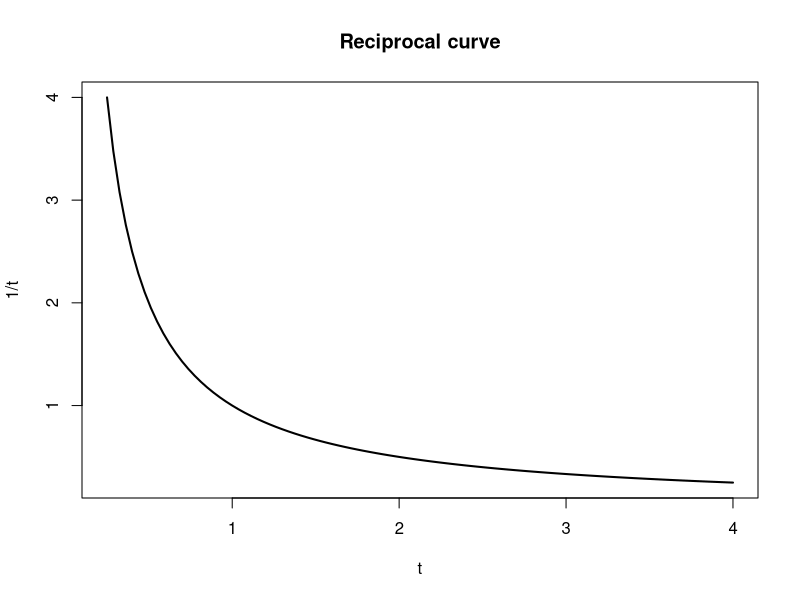

This chart was generated by the following R code:
f <- function(t) 1/t
for (x in c(0.5, 1, 2, 4)) {
  numerical <- integrate(f, lower=1, upper=x)$value
  cat('x =', x, 'area =', round(numerical, 7),
      'log(x) =', round(log(x), 7), '\n')
}
curve(1/x, from=0.25, to=4, lwd=2,
      xlab='t', ylab='1/t', main='Reciprocal curve')
